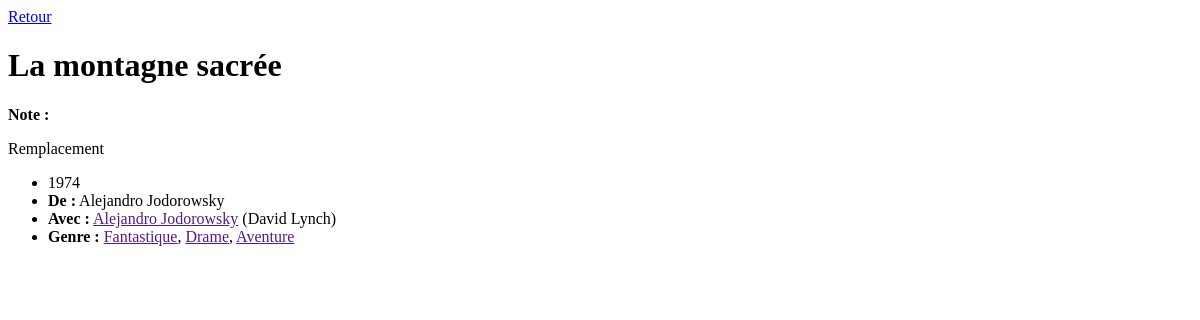
Page /films/film.php?id=7 on the committed database.
### tables this page shows
CREATE TABLE IF NOT EXISTS `film` (
  `id_film` int(11) NOT NULL AUTO_INCREMENT,
  `titre` varchar(50) NOT NULL,
  `annee_sortie` date NOT NULL,
  `duree` int(11) NOT NULL,
  `synopsis` text,
  `affiche` varchar(255) DEFAULT NULL,
  `note` tinyint(4) DEFAULT NULL,
  `id_realisateur` int(11) NOT NULL,
  PRIMARY KEY (`id_film`),
  KEY `film_realisateur_FK` (`id_realisateur`),
  CONSTRAINT `film_realisateur_FK` FOREIGN KEY (`id_realisateur`) REFERENCES `realisateur` (`id_realisateur`)
);

### films/film.php (the view, shortened to what this page needs)
<?php
include "./connexion.php";
$query = "SELECT DISTINCT f.id_film, titre, note, affiche, CONCAT(prenom_realisateur, ' ', nom_realisateur) AS np_realisateur, YEAR(annee_sortie) AS sortie, synopsis, GROUP_CONCAT(CONCAT(prenom_acteur, ' ', nom_acteur) SEPARATOR '#') AS acteurs, GROUP_CONCAT(nom_role SEPARATOR '#') AS roles, GROUP_CONCAT(nom_genre SEPARATOR '#') AS genres
FROM film f INNER JOIN realisateur r ON f.id_realisateur = r.id_realisateur INNER JOIN casting c ON f.id_film = c.id_film
INNER JOIN role ro ON c.id_role = ro.id_role
INNER JOIN acteur a ON c.id_acteur = a.id_acteur
INNER JOIN style_film sf ON f.id_film = sf.id_film
INNER JOIN genre g ON sf.id_genre = g.id_genre
WHERE f.id_film = ? GROUP BY c.id_film";
$reponse = $bdd->prepare($query);
if(isset($_GET['id'])){
    $reponse->execute(array($_GET['id']));
} else {
    echo "failed";
}
while ($film = $reponse->fetch()) {
    $titre = $film['titre'];
    $affiche = $film['affiche'] ? '<img data-src="'.$film['affiche'].'" alt="" class="uk-height-medium uk-border-rounded" uk-img>' : 'Remplacement';
    $sortie = $film['sortie'] ? $film['sortie'] : 'Date de sortie inconnue';
    $real = $film['np_realisateur'];
    $note = displayRating($film['note']);
    $arr1 = explode('#', $film['acteurs']);
    $arr2 = explode('#', $film['roles']);
    $distribution = array_combine($arr1, $arr2);
    $genres = explode('#', $film['genres']);
    ?>
    </head>
<body>
        <div class="uk-padding">
            <nav class="uk-navbar-container" uk-navbar><span class="uk-navbar-left" uk-icon="chevron-left"></span><a href="index.php">Retour</a></nav>
            <h1><?= $titre ?></h1>
            <p><strong>Note :</strong> <?= $note ?></p>
            <?= $affiche ?>
            <ul class="uk-list uk-list-collapse">
                <li><?= $sortie ?></li>
                <li><strong>De :</strong> <?= $real ?></li>
                <li><strong>Avec :</strong>
                    <?php foreach ($distribution as $acteur => $role): ?>
                        <span><a href=""><?= $acteur ?></a> (<?= $role ?>)<?= (next($distribution)) ? ', ' : '' ?></span>
                    <?php endforeach; ?>
                </li>
                <li><strong>Genre :</strong>
                    <?php foreach ($genres as $genre): ?>
                        <span><a href=""><?= $genre ?></a><?= (next($genres)) ? ', ' : '' ?></span>
                    <?php endforeach; ?>
                </li>
            </ul>
<?php }  ?>
        </div>

### rows in the picture
film: titre "La montagne sacrée", shows "Remplacement", sortie "1974", real "Alejandro Jodorowsky", acteur "Alejandro Jodorowsky", role "David Lynch", genre "Fantastique", genre "Drame", genre "Aventure"
